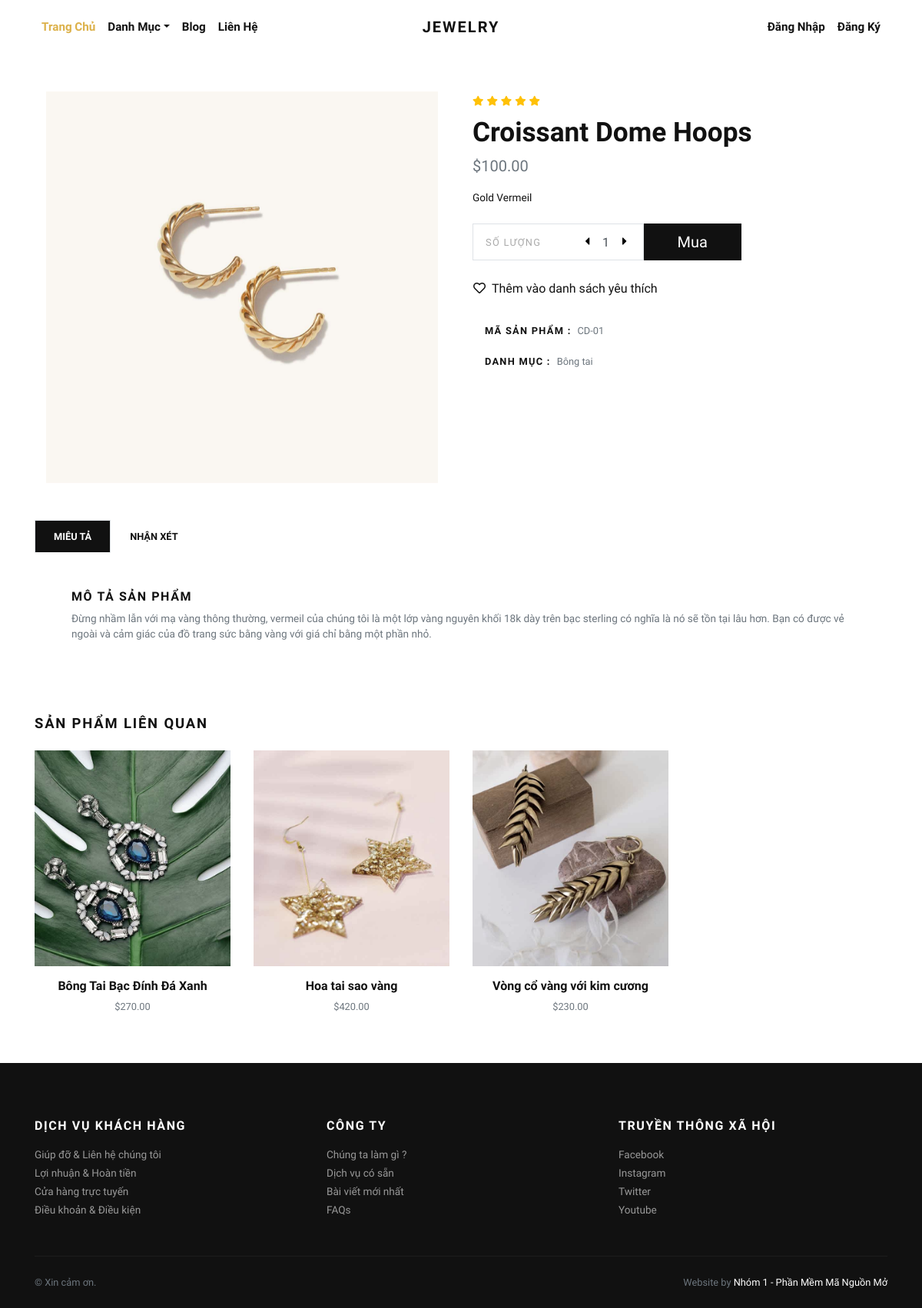
Page /product/croissant-dome-hoops/ on the committed database.
### store/models.py (models this page shows, shortened)
class Product(models.Model):
    title = models.CharField(max_length=150, verbose_name="Product Title")
    slug = models.SlugField(max_length=160, verbose_name="Product Slug")
    sku = models.CharField(max_length=255, unique=True, verbose_name="Unique Product ID (SKU)")
    short_description = models.TextField(verbose_name="Short Description")
    detail_description = models.TextField(blank=True, null=True, verbose_name="Detail Description")
    product_image = models.ImageField(upload_to='product', blank=True, null=True, verbose_name="Product Image")
    price = models.DecimalField(max_digits=8, decimal_places=2)
    category = models.ForeignKey(Category, verbose_name="Product Categoy", on_delete=models.CASCADE)
    is_active = models.BooleanField(verbose_name="Is Active?")
    is_featured = models.BooleanField(verbose_name="Is Featured?")
    created_at = models.DateTimeField(auto_now_add=True, verbose_name="Created Date")
    updated_at = models.DateTimeField(auto_now=True, verbose_name="Updated Date")
    class Meta:
        verbose_name_plural = 'Products'
        ordering = ('-created_at', )

class Category(models.Model):
    title = models.CharField(max_length=50, verbose_name="Category Title")
    slug = models.SlugField(max_length=55, verbose_name="Category Slug")
    description = models.TextField(blank=True, verbose_name="Category Description")
    category_image = models.ImageField(upload_to='category', blank=True, null=True, verbose_name="Category Image")
    is_active = models.BooleanField(verbose_name="Is Active?")
    is_featured = models.BooleanField(verbose_name="Is Featured?")
    created_at = models.DateTimeField(auto_now_add=True, verbose_name="Created Date")
    updated_at = models.DateTimeField(auto_now=True, verbose_name="Updated Date")
    class Meta:
        verbose_name_plural = 'Categories'
        ordering = ('-created_at', )
    def __str__(self):
        return self.title

### store/views.py (the view)
# urls.py: path('product/<slug:slug>/', views.detail, name="product-detail"),
def detail(request, slug):
    product = get_object_or_404(Product, slug=slug)
    related_products = Product.objects.exclude(id=product.id).filter(is_active=True, category=product.category)
    context = {
        'product': product,
        'related_products': related_products,
    }
    return render(request, 'store/detail.html', context)

### store/context_preprocessors.py (called while the page is built)
def store_menu(request):
    categories = Category.objects.filter(is_active=True)
    context = {
        'categories_menu': categories,
    }
    return context

def cart_menu(request):
    if request.user.is_authenticated:
        cart_items= Cart.objects.filter(user=request.user)
        context = {
            'cart_items': cart_items,
        }
    else:
        context = {}
    return context

### templates/store/detail.html (shortened to what this page needs)
{% extends 'base.html' %} {% load static %} {% block content %}
<section class="py-5">
  <div class="container">
    <div class="row mb-5">
      <div class="col-lg-6">
        <div class="row m-sm-0">
          <div class="col-sm-12 order-1 order-sm-2">
            <div class="owl-carousel product-slider" data-slider-id="1">
              {% if product.product_image %}
              <a
                class="d-block"
                href="{{product.product_image.url}}"
                data-lightbox="product"
                title="{{product.title}}"
                ><img
                  class="img-fluid"
                  src="{{product.product_image.url}}"
                  alt="{{product.title}}"
              /></a>
              {% endif %}
            </div>
          </div>
        </div>
      </div>
      <div class="col-lg-6">
        <ul class="list-inline mb-2">
          <li class="list-inline-item m-0">
            <i class="fas fa-star small text-warning"></i>
          </li>
          <li class="list-inline-item m-0">
            <i class="fas fa-star small text-warning"></i>
          </li>
          <li class="list-inline-item m-0">
            <i class="fas fa-star small text-warning"></i>
          </li>
          <li class="list-inline-item m-0">
            <i class="fas fa-star small text-warning"></i>
          </li>
          <li class="list-inline-item m-0">
            <i class="fas fa-star small text-warning"></i>
          </li>
        </ul>
        <h1>{{product.title}}</h1>
        <p class="text-muted lead">${{product.price}}</p>
        <p class="text-small mb-4">{{product.short_description}}</p>
        <div class="row align-items-stretch mb-4">
          <div class="col-sm-5 pr-sm-0">
            <div
              class="border d-flex align-items-center justify-content-between py-1 px-3 bg-white border-white"
            >
              <span class="small text-uppercase text-gray mr-4 no-select"
                >Số lượng</span
              >
              <div class="quantity">
                <button class="dec-btn p-0">
                  <i class="fas fa-caret-left"></i>
                </button>
                <input
                  name="quantity"
                  class="form-control border-0 shadow-0 p-0"
                  type="text"
                  value="1"
                />
                <button class="inc-btn p-0">
                  <i class="fas fa-caret-right"></i>
                </button>
              </div>
            </div>
          </div>
          <div class="col-sm-3 pl-sm-0">
            <form action="{% url 'store:add-to-cart' %}">
              <button
                type="submit"
                class="btn btn-dark btn-lg btn-block h-100 d-flex align-items-center justify-content-center px-0"
              >
                Mua
              </button>
            </form>
          </div>
        </div>
        <a class="btn btn-link text-dark p-0 mb-4" href="#"
          ><i class="far fa-heart mr-2"></i>Thêm vào danh sách yêu thích</a
        ><br />
        <ul class="list-unstyled small d-inline-block">
          <li class="px-3 py-2 mb-1 bg-white">
            <strong class="text-uppercase">Mã sản phẩm :</strong
            ><span class="ml-2 text-muted">{{product.sku}}</span>
          </li>
          <li class="px-3 py-2 mb-1 bg-white text-muted">
            <strong class="text-uppercase text-dark">Danh mục :</strong
            ><a
              class="reset-anchor ml-2"
              href="{% url 'store:category-products' product.category.slug %}"
              >{{product.category}}</a
            >
          </li>
          <li class="px-3 py-2 mb-1 bg-white text-muted">
          </li>
        </ul>
      </div>
    </div>
    <ul class="nav nav-tabs border-0" id="myTab" role="tablist">
      <li class="nav-item">
        <a
          class="nav-link active"
          id="description-tab"
          data-toggle="tab"
          href="#description"
          role="tab"
          aria-controls="description"
          aria-selected="true"
          >Miêu tả</a
        >
      </li>
      <li class="nav-item">
        <a
          class="nav-link"
          id="reviews-tab"
          data-toggle="tab"
          href="#reviews"
          role="tab"
          aria-controls="reviews"
          aria-selected="false"
          >Nhận xét</a
        >
      </li>
    </ul>
    <div class="tab-content mb-5" id="myTabContent">
      <div
        class="tab-pane fade show active"
        id="description"
        role="tabpanel"
        aria-labelledby="description-tab"
      >
        <div class="p-4 p-lg-5 bg-white">
          <h6 class="text-uppercase">Mô tả sản phẩm</h6>
          <p class="text-muted text-small mb-0">
            {{product.detail_description}}
          </p>
        </div>
      </div>
    </div>
    <h2 class="h5 text-uppercase mb-4">Sản phẩm liên quan</h2>
    <div class="row">
      {% if related_products %} {% for rp in related_products %}
      <div class="col-lg-3 col-sm-6">
        <div class="product text-center skel-loader">
          <div class="d-block mb-3 position-relative">
            <a class="d-block" href="{% url 'store:product-detail' rp.slug %}">
              {% if rp.product_image %}
              <img
                class="img-fluid w-100"
                src="{{rp.product_image.url}}"
                alt="{{rp.title}}"
              />
              {% else %}
              <img
                class="img-fluid w-100"
                src="{% static 'img/product-1.jpg' %}"
                alt="{{rp.title}}"
              />
              {% endif %}
            </a>
          </div>
          <h6>
            <a
              class="reset-anchor"
              href="{% url 'store:product-detail' rp.slug %}"
              >{{rp.title}}</a
            >
          </h6>
          <p class="small text-muted">${{rp.price}}</p>
        </div>
      </div>
      {% endfor %} {% endif %}
    </div>
  </div>
</section>
{% endblock content %}

### jewelryshop/static/css/style.default.css (style rules this page uses)
.text-small { font-size: 0.85rem !important; }
.text-gray { color: #aaa !important; }
strong { font-weight: 700; }
.product img { -webkit-filter: grayscale(40%); filter: grayscale(40%); transition: all 0.3s; }
.quantity { display: -ms-flexbox; display: flex; -ms-flex-align: center; align-items: center; font-family: inherit; }
.quantity input { width: 2rem; text-align: center; }
.quantity button { background: none; border: none; width: 1rem; outline: none; }
.text-uppercase { text-transform: uppercase; letter-spacing: 0.1em; }
.border { border: 1px solid #dee2e6 !important; }
.shadow-0 { box-shadow: none !important; }
.reset-anchor { color: inherit; transition: all 0.3s; }
.no-select { cursor: default; -webkit-user-select: none; -moz-user-select: none; -ms-user-select: none; user-select: none; }
.btn { font-weight: 400; border: 1px solid transparent; font-family: inherit; padding: 0.375rem 1.5rem; font-size: 1rem; line-height: 1.5; border-radius: 0; transition: color 0.15s ease-in-out, background-color 0.15s ease-in-out, border-color 0.15s ease-in-out, box-shadow 0.15s ease-in-out; }
.btn-link { font-weight: 400; color: #dcb14a; }
.btn-dark { color: #fff; background-color: #111111; border-color: #111111; }
.btn-lg { padding: 0.5rem 1rem; font-size: 1.25rem; line-height: 1.5; border-radius: 0; }
body { font-family: "Libre Franklin", sans-serif; font-size: 1rem; font-weight: 400; line-height: 1.5; color: #111111; background-color: #fff; }
a { color: #dcb14a; text-decoration: none; }
h1, h2, h3, h4, h5, h6, .h1, .h2, .h3, .h4, .h5, .h6 { margin-bottom: 0.5rem; font-family: inherit; font-weight: 900; line-height: 1.2; color: inherit; }
h1, .h1 { font-size: 2.2rem; }
h2, .h2 { font-size: 1.9rem; }
h5, .h5 { font-size: 1.15rem; }
h6, .h6 { font-size: 1rem; }
.lead { font-size: 1.25rem; font-weight: 300; }
small, .small { font-size: 80%; font-weight: 400; }
.text-warning { color: #ffc107 !important; }
.text-dark { color: #111111 !important; }
.form-control { padding: 0.375rem 0.75rem; font-size: 1rem; line-height: 1.5; color: #495057; background-color: #fff; border: 1px solid #ced4da; border-radius: 0; transition: border-color 0.15s ease-in-out, box-shadow 0.15s ease-in-out; }
.form-control::placeholder { color: #adb5bd; font-size: 0.85rem; font-weight: 400; }
.nav-link { padding: 0.5rem 1rem; }
.nav-tabs .nav-item { margin-bottom: -1px; }
.nav-tabs .nav-link { border: 1px solid transparent; font-family: inherit; color: #111111; text-transform: uppercase; font-size: 0.8rem; transition: all 0.3s; font-weight: 700; padding: 0.7rem 1.5rem; background: #fff; border-top-left-radius: 0; border-top-right-radius: 0; }
.nav-tabs .nav-link.active, .nav-tabs .nav-link:hover, .nav-tabs .nav-item.show .nav-link { background: #111111; background-color: #111111; color: #fff; }

### rows in the picture
Product: product_image (picture), title "Croissant Dome Hoops", price "100.00", short_description "Gold Vermeil", sku "CD-01", category "Bông tai", detail_description "Đừng nhầm lẫn với mạ vàng thông thường, vermeil của chúng tôi là một lớp vàng nguyên khối 18k dày trên bạc sterling có nghĩa là nó sẽ tồn tại lâu hơn. Bạn có được vẻ ngoài và cảm giác của đồ trang sức bằng vàng với giá chỉ bằng một phần nhỏ."
Product: product_image (picture), title "Bông Tai Bạc Đính Đá Xanh", price "270.00"
Product: product_image (picture), title "Hoa tai sao vàng", price "420.00"
Product: product_image (picture), title "Vòng cổ vàng với kim cương", price "230.00"
